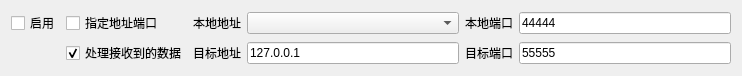
<?xml version="1.0" encoding="UTF-8"?>
<ui version="4.0">
 <class>SAKUdpTransmissionItemWidget</class>
 <widget class="QWidget" name="SAKUdpTransmissionItemWidget">
  <property name="geometry">
   <rect>
    <x>0</x>
    <y>0</y>
    <width>742</width>
    <height>64</height>
   </rect>
  </property>
  <property name="windowTitle">
   <string>Form</string>
  </property>
  <layout class="QGridLayout" name="gridLayout">
   <item row="1" column="6">
    <widget class="QLineEdit" name="targetPortLineEdit">
     <property name="text">
      <string>55555</string>
     </property>
    </widget>
   </item>
   <item row="0" column="3">
    <widget class="QLabel" name="label">
     <property name="text">
      <string>本地地址</string>
     </property>
    </widget>
   </item>
   <item row="0" column="6">
    <widget class="QLineEdit" name="portLineEdit">
     <property name="text">
      <string>44444</string>
     </property>
    </widget>
   </item>
   <item row="1" column="4">
    <widget class="QLineEdit" name="targetAddressLineEdit">
     <property name="text">
      <string>127.0.0.1</string>
     </property>
    </widget>
   </item>
   <item row="0" column="2">
    <widget class="QCheckBox" name="customAddressCheckBox">
     <property name="text">
      <string>指定地址端口</string>
     </property>
    </widget>
   </item>
   <item row="0" column="5">
    <widget class="QLabel" name="label_2">
     <property name="text">
      <string>本地端口</string>
     </property>
    </widget>
   </item>
   <item row="1" column="3">
    <widget class="QLabel" name="label_3">
     <property name="text">
      <string>目标地址</string>
     </property>
    </widget>
   </item>
   <item row="0" column="0">
    <widget class="QCheckBox" name="enableCheckBox">
     <property name="text">
      <string>启用</string>
     </property>
    </widget>
   </item>
   <item row="0" column="4">
    <widget class="QComboBox" name="addressComboBox">
     <property name="sizePolicy">
      <sizepolicy hsizetype="Expanding" vsizetype="Fixed">
       <horstretch>0</horstretch>
       <verstretch>0</verstretch>
      </sizepolicy>
     </property>
    </widget>
   </item>
   <item row="1" column="5">
    <widget class="QLabel" name="label_4">
     <property name="text">
      <string>目标端口</string>
     </property>
    </widget>
   </item>
   <item row="1" column="2">
    <widget class="QCheckBox" name="handleReceiveDataCheckBox">
     <property name="text">
      <string>处理接收到的数据</string>
     </property>
     <property name="checked">
      <bool>true</bool>
     </property>
    </widget>
   </item>
  </layout>
 </widget>
 <resources/>
 <connections/>
</ui>
